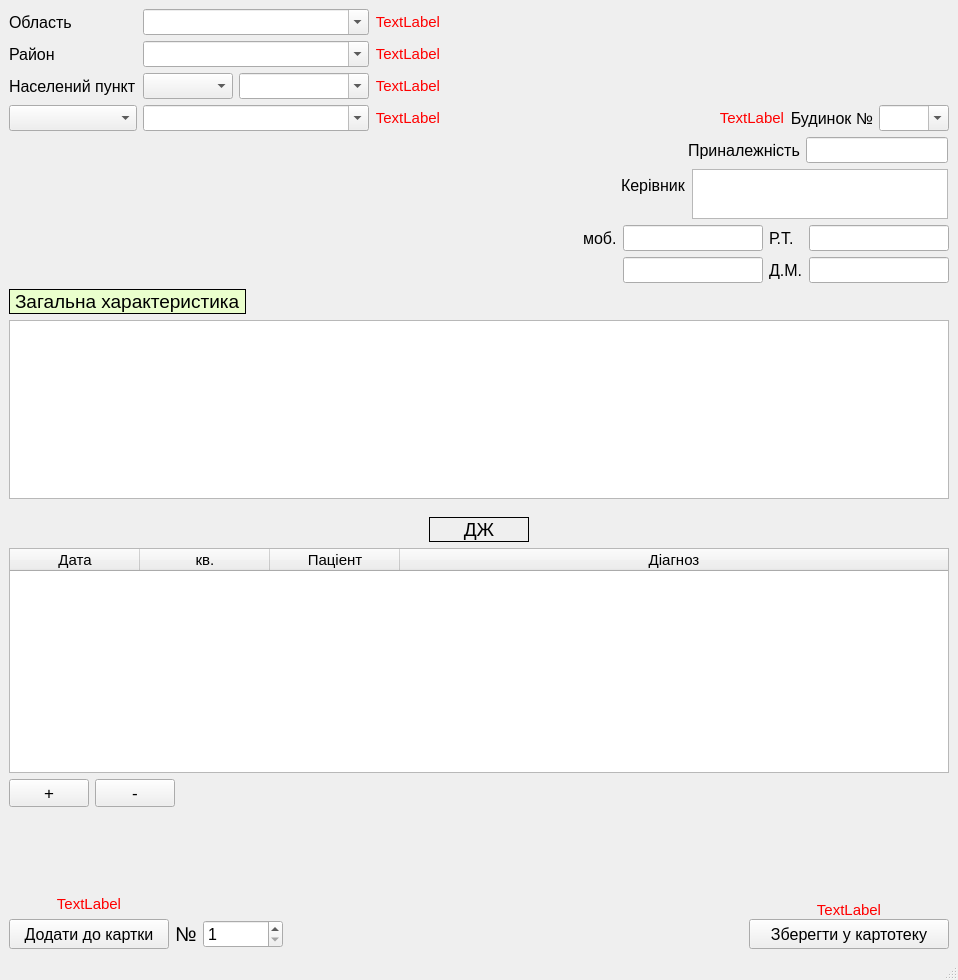
<?xml version="1.0" encoding="UTF-8"?>
<ui version="4.0">
 <class>CardFile</class>
 <widget class="QMainWindow" name="CardFile">
  <property name="geometry">
   <rect>
    <x>0</x>
    <y>0</y>
    <width>958</width>
    <height>980</height>
   </rect>
  </property>
  <property name="windowTitle">
   <string>Перегляд файлу</string>
  </property>
  <widget class="QWidget" name="centralwidget">
   <layout class="QGridLayout" name="gridLayout_2">
    <item row="1" column="1" colspan="2">
     <layout class="QFormLayout" name="formLayout_2">
      <property name="labelAlignment">
       <set>Qt::AlignLeading|Qt::AlignLeft|Qt::AlignVCenter</set>
      </property>
      <property name="formAlignment">
       <set>Qt::AlignRight|Qt::AlignTop|Qt::AlignTrailing</set>
      </property>
      <property name="horizontalSpacing">
       <number>6</number>
      </property>
      <property name="verticalSpacing">
       <number>6</number>
      </property>
      <property name="rightMargin">
       <number>7</number>
      </property>
      <property name="bottomMargin">
       <number>0</number>
      </property>
      <item row="0" column="0">
       <widget class="QLabel" name="label_4_3">
        <property name="font">
         <font>
          <pointsize>12</pointsize>
         </font>
        </property>
        <property name="text">
         <string>Приналежність</string>
        </property>
        <property name="margin">
         <number>2</number>
        </property>
       </widget>
      </item>
      <item row="0" column="1">
       <widget class="QLineEdit" name="affiliation_3">
        <property name="sizePolicy">
         <sizepolicy hsizetype="Fixed" vsizetype="Fixed">
          <horstretch>0</horstretch>
          <verstretch>0</verstretch>
         </sizepolicy>
        </property>
        <property name="font">
         <font>
          <pointsize>11</pointsize>
         </font>
        </property>
        <property name="maxLength">
         <number>50</number>
        </property>
       </widget>
      </item>
     </layout>
    </item>
    <item row="0" column="2">
     <layout class="QGridLayout" name="gridLayout_6">
      <property name="leftMargin">
       <number>150</number>
      </property>
      <property name="topMargin">
       <number>0</number>
      </property>
      <property name="rightMargin">
       <number>0</number>
      </property>
      <property name="bottomMargin">
       <number>0</number>
      </property>
      <item row="2" column="2">
       <widget class="QLabel" name="label_3_3">
        <property name="font">
         <font>
          <pointsize>12</pointsize>
         </font>
        </property>
        <property name="text">
         <string>Будинок №</string>
        </property>
        <property name="alignment">
         <set>Qt::AlignRight|Qt::AlignTrailing|Qt::AlignVCenter</set>
        </property>
        <property name="margin">
         <number>2</number>
        </property>
       </widget>
      </item>
      <item row="2" column="0">
       <spacer name="horizontalSpacer_4">
        <property name="orientation">
         <enum>Qt::Horizontal</enum>
        </property>
        <property name="sizeHint" stdset="0">
         <size>
          <width>40</width>
          <height>20</height>
         </size>
        </property>
       </spacer>
      </item>
      <item row="2" column="3">
       <widget class="QComboBox" name="comboBox_house_number_3">
        <property name="enabled">
         <bool>true</bool>
        </property>
        <property name="minimumSize">
         <size>
          <width>0</width>
          <height>0</height>
         </size>
        </property>
        <property name="maximumSize">
         <size>
          <width>70</width>
          <height>16777215</height>
         </size>
        </property>
        <property name="font">
         <font>
          <pointsize>11</pointsize>
         </font>
        </property>
        <property name="tabletTracking">
         <bool>true</bool>
        </property>
        <property name="autoFillBackground">
         <bool>false</bool>
        </property>
        <property name="editable">
         <bool>true</bool>
        </property>
        <property name="sizeAdjustPolicy">
         <enum>QComboBox::AdjustToContentsOnFirstShow</enum>
        </property>
       </widget>
      </item>
      <item row="1" column="2">
       <spacer name="verticalSpacer_4">
        <property name="orientation">
         <enum>Qt::Vertical</enum>
        </property>
        <property name="sizeHint" stdset="0">
         <size>
          <width>20</width>
          <height>40</height>
         </size>
        </property>
       </spacer>
      </item>
      <item row="2" column="1">
       <widget class="QLabel" name="error_house_numb">
        <property name="font">
         <font>
          <pointsize>11</pointsize>
         </font>
        </property>
        <property name="styleSheet">
         <string notr="true">color: rgb(255, 0, 0);</string>
        </property>
        <property name="text">
         <string>TextLabel</string>
        </property>
        <property name="alignment">
         <set>Qt::AlignRight|Qt::AlignTrailing|Qt::AlignVCenter</set>
        </property>
       </widget>
      </item>
     </layout>
    </item>
    <item row="0" column="0">
     <layout class="QGridLayout" name="gridLayout_5">
      <property name="rightMargin">
       <number>20</number>
      </property>
      <item row="1" column="0">
       <widget class="QLabel" name="label_4_4">
        <property name="font">
         <font>
          <pointsize>12</pointsize>
         </font>
        </property>
        <property name="text">
         <string>Район</string>
        </property>
        <property name="margin">
         <number>2</number>
        </property>
       </widget>
      </item>
      <item row="3" column="0">
       <widget class="QComboBox" name="comboBox_streets_3">
        <property name="sizePolicy">
         <sizepolicy hsizetype="Minimum" vsizetype="Fixed">
          <horstretch>0</horstretch>
          <verstretch>0</verstretch>
         </sizepolicy>
        </property>
        <property name="minimumSize">
         <size>
          <width>110</width>
          <height>0</height>
         </size>
        </property>
        <property name="maximumSize">
         <size>
          <width>160</width>
          <height>16777215</height>
         </size>
        </property>
        <property name="font">
         <font>
          <pointsize>11</pointsize>
         </font>
        </property>
       </widget>
      </item>
      <item row="1" column="1">
       <widget class="QComboBox" name="comboBox_district_name_3">
        <property name="enabled">
         <bool>true</bool>
        </property>
        <property name="font">
         <font>
          <pointsize>11</pointsize>
         </font>
        </property>
        <property name="tabletTracking">
         <bool>true</bool>
        </property>
        <property name="autoFillBackground">
         <bool>false</bool>
        </property>
        <property name="editable">
         <bool>true</bool>
        </property>
        <property name="sizeAdjustPolicy">
         <enum>QComboBox::AdjustToContentsOnFirstShow</enum>
        </property>
       </widget>
      </item>
      <item row="2" column="1">
       <layout class="QFormLayout" name="formLayout_3">
        <item row="0" column="0">
         <widget class="QComboBox" name="comboBox_locality_type_3">
          <property name="enabled">
           <bool>true</bool>
          </property>
          <property name="minimumSize">
           <size>
            <width>90</width>
            <height>0</height>
           </size>
          </property>
          <property name="font">
           <font>
            <pointsize>11</pointsize>
           </font>
          </property>
          <property name="tabletTracking">
           <bool>true</bool>
          </property>
          <property name="autoFillBackground">
           <bool>false</bool>
          </property>
          <property name="editable">
           <bool>false</bool>
          </property>
          <property name="sizeAdjustPolicy">
           <enum>QComboBox::AdjustToContentsOnFirstShow</enum>
          </property>
         </widget>
        </item>
        <item row="0" column="1">
         <widget class="QComboBox" name="comboBox_locality_name_3">
          <property name="enabled">
           <bool>true</bool>
          </property>
          <property name="minimumSize">
           <size>
            <width>130</width>
            <height>0</height>
           </size>
          </property>
          <property name="font">
           <font>
            <pointsize>11</pointsize>
           </font>
          </property>
          <property name="tabletTracking">
           <bool>true</bool>
          </property>
          <property name="autoFillBackground">
           <bool>false</bool>
          </property>
          <property name="editable">
           <bool>true</bool>
          </property>
          <property name="sizeAdjustPolicy">
           <enum>QComboBox::AdjustToContentsOnFirstShow</enum>
          </property>
         </widget>
        </item>
       </layout>
      </item>
      <item row="2" column="0">
       <widget class="QLabel" name="label_4_6">
        <property name="font">
         <font>
          <pointsize>12</pointsize>
         </font>
        </property>
        <property name="text">
         <string>Населений пункт</string>
        </property>
        <property name="margin">
         <number>2</number>
        </property>
       </widget>
      </item>
      <item row="0" column="0">
       <widget class="QLabel" name="label_4_5">
        <property name="font">
         <font>
          <pointsize>12</pointsize>
         </font>
        </property>
        <property name="text">
         <string>Область</string>
        </property>
        <property name="margin">
         <number>2</number>
        </property>
       </widget>
      </item>
      <item row="0" column="1">
       <widget class="QComboBox" name="comboBox_region_name_3">
        <property name="enabled">
         <bool>true</bool>
        </property>
        <property name="font">
         <font>
          <pointsize>11</pointsize>
         </font>
        </property>
        <property name="tabletTracking">
         <bool>true</bool>
        </property>
        <property name="autoFillBackground">
         <bool>false</bool>
        </property>
        <property name="editable">
         <bool>true</bool>
        </property>
        <property name="sizeAdjustPolicy">
         <enum>QComboBox::AdjustToContentsOnFirstShow</enum>
        </property>
       </widget>
      </item>
      <item row="3" column="1">
       <widget class="QComboBox" name="comboBox_streets_name_3">
        <property name="enabled">
         <bool>true</bool>
        </property>
        <property name="maximumSize">
         <size>
          <width>16777215</width>
          <height>200</height>
         </size>
        </property>
        <property name="font">
         <font>
          <pointsize>11</pointsize>
         </font>
        </property>
        <property name="tabletTracking">
         <bool>true</bool>
        </property>
        <property name="autoFillBackground">
         <bool>false</bool>
        </property>
        <property name="editable">
         <bool>true</bool>
        </property>
        <property name="sizeAdjustPolicy">
         <enum>QComboBox::AdjustToContentsOnFirstShow</enum>
        </property>
       </widget>
      </item>
      <item row="0" column="2">
       <widget class="QLabel" name="error_region">
        <property name="font">
         <font>
          <pointsize>11</pointsize>
         </font>
        </property>
        <property name="styleSheet">
         <string notr="true">color: rgb(255, 0, 0);</string>
        </property>
        <property name="text">
         <string>TextLabel</string>
        </property>
        <property name="alignment">
         <set>Qt::AlignRight|Qt::AlignTrailing|Qt::AlignVCenter</set>
        </property>
       </widget>
      </item>
      <item row="1" column="2">
       <widget class="QLabel" name="error_district">
        <property name="font">
         <font>
          <pointsize>11</pointsize>
         </font>
        </property>
        <property name="styleSheet">
         <string notr="true">color: rgb(255, 0, 0);</string>
        </property>
        <property name="text">
         <string>TextLabel</string>
        </property>
        <property name="alignment">
         <set>Qt::AlignRight|Qt::AlignTrailing|Qt::AlignVCenter</set>
        </property>
       </widget>
      </item>
      <item row="2" column="2">
       <widget class="QLabel" name="error_locality">
        <property name="font">
         <font>
          <pointsize>11</pointsize>
         </font>
        </property>
        <property name="styleSheet">
         <string notr="true">color: rgb(255, 0, 0);</string>
        </property>
        <property name="text">
         <string>TextLabel</string>
        </property>
        <property name="alignment">
         <set>Qt::AlignRight|Qt::AlignTrailing|Qt::AlignVCenter</set>
        </property>
       </widget>
      </item>
      <item row="3" column="2">
       <widget class="QLabel" name="error_street">
        <property name="font">
         <font>
          <pointsize>11</pointsize>
         </font>
        </property>
        <property name="styleSheet">
         <string notr="true">color: rgb(255, 0, 0);</string>
        </property>
        <property name="text">
         <string>TextLabel</string>
        </property>
        <property name="alignment">
         <set>Qt::AlignRight|Qt::AlignTrailing|Qt::AlignVCenter</set>
        </property>
       </widget>
      </item>
     </layout>
    </item>
    <item row="2" column="1" colspan="2">
     <layout class="QFormLayout" name="formLayout">
      <property name="formAlignment">
       <set>Qt::AlignRight|Qt::AlignTop|Qt::AlignTrailing</set>
      </property>
      <property name="horizontalSpacing">
       <number>6</number>
      </property>
      <property name="rightMargin">
       <number>7</number>
      </property>
      <item row="0" column="0">
       <widget class="QLabel" name="label_5_3">
        <property name="font">
         <font>
          <pointsize>12</pointsize>
         </font>
        </property>
        <property name="text">
         <string>Керівник</string>
        </property>
        <property name="margin">
         <number>2</number>
        </property>
       </widget>
      </item>
      <item row="0" column="1">
       <widget class="QTextEdit" name="manager_3">
        <property name="sizePolicy">
         <sizepolicy hsizetype="Fixed" vsizetype="Fixed">
          <horstretch>0</horstretch>
          <verstretch>0</verstretch>
         </sizepolicy>
        </property>
        <property name="maximumSize">
         <size>
          <width>16777215</width>
          <height>50</height>
         </size>
        </property>
        <property name="font">
         <font>
          <pointsize>11</pointsize>
         </font>
        </property>
       </widget>
      </item>
     </layout>
    </item>
    <item row="7" column="2">
     <layout class="QGridLayout" name="gridLayout_8">
      <property name="spacing">
       <number>0</number>
      </property>
      <item row="0" column="1">
       <spacer name="verticalSpacer_2">
        <property name="orientation">
         <enum>Qt::Vertical</enum>
        </property>
        <property name="sizeHint" stdset="0">
         <size>
          <width>20</width>
          <height>40</height>
         </size>
        </property>
       </spacer>
      </item>
      <item row="1" column="1">
       <widget class="QLabel" name="error_save">
        <property name="font">
         <font>
          <pointsize>11</pointsize>
         </font>
        </property>
        <property name="styleSheet">
         <string notr="true">color: rgb(255, 0, 0);</string>
        </property>
        <property name="text">
         <string>TextLabel</string>
        </property>
        <property name="alignment">
         <set>Qt::AlignCenter</set>
        </property>
       </widget>
      </item>
      <item row="2" column="0">
       <spacer name="horizontalSpacer_7">
        <property name="orientation">
         <enum>Qt::Horizontal</enum>
        </property>
        <property name="sizeHint" stdset="0">
         <size>
          <width>180</width>
          <height>20</height>
         </size>
        </property>
       </spacer>
      </item>
      <item row="2" column="1">
       <widget class="QPushButton" name="saveButton_3">
        <property name="minimumSize">
         <size>
          <width>200</width>
          <height>30</height>
         </size>
        </property>
        <property name="maximumSize">
         <size>
          <width>250</width>
          <height>16777215</height>
         </size>
        </property>
        <property name="font">
         <font>
          <pointsize>12</pointsize>
         </font>
        </property>
        <property name="text">
         <string>Зберегти у картотеку</string>
        </property>
       </widget>
      </item>
     </layout>
    </item>
    <item row="4" column="0" colspan="3">
     <layout class="QFormLayout" name="formLayout_4">
      <property name="topMargin">
       <number>12</number>
      </property>
      <item row="1" column="0" colspan="2">
       <widget class="QTableWidget" name="tableWidget_diag_file">
        <property name="minimumSize">
         <size>
          <width>0</width>
          <height>225</height>
         </size>
        </property>
        <property name="font">
         <font>
          <pointsize>11</pointsize>
         </font>
        </property>
        <attribute name="horizontalHeaderDefaultSectionSize">
         <number>130</number>
        </attribute>
        <attribute name="horizontalHeaderShowSortIndicator" stdset="0">
         <bool>false</bool>
        </attribute>
        <attribute name="horizontalHeaderStretchLastSection">
         <bool>true</bool>
        </attribute>
        <attribute name="verticalHeaderDefaultSectionSize">
         <number>30</number>
        </attribute>
        <attribute name="verticalHeaderMinimumSectionSize">
         <number>24</number>
        </attribute>
        <column>
         <property name="text">
          <string>Дата</string>
         </property>
        </column>
        <column>
         <property name="text">
          <string>кв.</string>
         </property>
        </column>
        <column>
         <property name="text">
          <string>Паціент</string>
         </property>
        </column>
        <column>
         <property name="text">
          <string>Діагноз</string>
         </property>
        </column>
       </widget>
      </item>
      <item row="2" column="0">
       <layout class="QGridLayout" name="gridLayout_4">
        <item row="0" column="1">
         <widget class="QPushButton" name="del_from_diag_Button_2">
          <property name="font">
           <font>
            <pointsize>13</pointsize>
           </font>
          </property>
          <property name="text">
           <string>-</string>
          </property>
         </widget>
        </item>
        <item row="0" column="0">
         <widget class="QPushButton" name="add_to_diag_Button_3">
          <property name="font">
           <font>
            <pointsize>13</pointsize>
           </font>
          </property>
          <property name="text">
           <string>+</string>
          </property>
         </widget>
        </item>
       </layout>
      </item>
      <item row="0" column="0" colspan="2">
       <layout class="QGridLayout" name="gridLayout_7">
        <item row="0" column="2">
         <spacer name="horizontalSpacer_10">
          <property name="orientation">
           <enum>Qt::Horizontal</enum>
          </property>
          <property name="sizeHint" stdset="0">
           <size>
            <width>40</width>
            <height>20</height>
           </size>
          </property>
         </spacer>
        </item>
        <item row="0" column="1">
         <widget class="QLabel" name="label_3">
          <property name="minimumSize">
           <size>
            <width>100</width>
            <height>25</height>
           </size>
          </property>
          <property name="font">
           <font>
            <pointsize>14</pointsize>
           </font>
          </property>
          <property name="layoutDirection">
           <enum>Qt::LeftToRight</enum>
          </property>
          <property name="frameShape">
           <enum>QFrame::Box</enum>
          </property>
          <property name="frameShadow">
           <enum>QFrame::Plain</enum>
          </property>
          <property name="text">
           <string>ДЖ</string>
          </property>
          <property name="alignment">
           <set>Qt::AlignCenter</set>
          </property>
         </widget>
        </item>
        <item row="0" column="0">
         <spacer name="horizontalSpacer_11">
          <property name="orientation">
           <enum>Qt::Horizontal</enum>
          </property>
          <property name="sizeHint" stdset="0">
           <size>
            <width>40</width>
            <height>20</height>
           </size>
          </property>
         </spacer>
        </item>
       </layout>
      </item>
      <item row="2" column="1">
       <layout class="QGridLayout" name="gridLayout_9">
        <property name="sizeConstraint">
         <enum>QLayout::SetFixedSize</enum>
        </property>
        <property name="leftMargin">
         <number>0</number>
        </property>
        <property name="topMargin">
         <number>0</number>
        </property>
        <property name="rightMargin">
         <number>0</number>
        </property>
        <property name="bottomMargin">
         <number>0</number>
        </property>
       </layout>
      </item>
     </layout>
    </item>
    <item row="7" column="0">
     <layout class="QGridLayout" name="gridLayout_3">
      <property name="topMargin">
       <number>9</number>
      </property>
      <property name="horizontalSpacing">
       <number>6</number>
      </property>
      <item row="2" column="0">
       <widget class="QPushButton" name="add_to_cardButton">
        <property name="minimumSize">
         <size>
          <width>160</width>
          <height>30</height>
         </size>
        </property>
        <property name="font">
         <font>
          <pointsize>12</pointsize>
         </font>
        </property>
        <property name="text">
         <string>Додати до картки</string>
        </property>
       </widget>
      </item>
      <item row="0" column="0">
       <spacer name="verticalSpacer_3">
        <property name="orientation">
         <enum>Qt::Vertical</enum>
        </property>
        <property name="sizeHint" stdset="0">
         <size>
          <width>20</width>
          <height>40</height>
         </size>
        </property>
       </spacer>
      </item>
      <item row="2" column="1">
       <widget class="QLabel" name="label_10">
        <property name="font">
         <font>
          <pointsize>15</pointsize>
         </font>
        </property>
        <property name="text">
         <string>№</string>
        </property>
       </widget>
      </item>
      <item row="2" column="2">
       <widget class="QSpinBox" name="curd_numberBox">
        <property name="minimumSize">
         <size>
          <width>80</width>
          <height>0</height>
         </size>
        </property>
        <property name="font">
         <font>
          <pointsize>12</pointsize>
         </font>
        </property>
        <property name="minimum">
         <number>1</number>
        </property>
        <property name="maximum">
         <number>10000</number>
        </property>
       </widget>
      </item>
      <item row="2" column="3">
       <spacer name="horizontalSpacer_9">
        <property name="orientation">
         <enum>Qt::Horizontal</enum>
        </property>
        <property name="sizeHint" stdset="0">
         <size>
          <width>40</width>
          <height>20</height>
         </size>
        </property>
       </spacer>
      </item>
      <item row="1" column="0">
       <widget class="QLabel" name="error">
        <property name="font">
         <font>
          <pointsize>11</pointsize>
         </font>
        </property>
        <property name="styleSheet">
         <string notr="true">color: rgb(255, 0, 0);</string>
        </property>
        <property name="text">
         <string>TextLabel</string>
        </property>
        <property name="alignment">
         <set>Qt::AlignCenter</set>
        </property>
       </widget>
      </item>
     </layout>
    </item>
    <item row="3" column="0" colspan="3">
     <layout class="QVBoxLayout" name="verticalLayout">
      <item>
       <layout class="QGridLayout" name="gridLayout">
        <item row="1" column="4">
         <widget class="QLineEdit" name="mobile_2_3">
          <property name="sizePolicy">
           <sizepolicy hsizetype="Fixed" vsizetype="Fixed">
            <horstretch>0</horstretch>
            <verstretch>0</verstretch>
           </sizepolicy>
          </property>
          <property name="maximumSize">
           <size>
            <width>140</width>
            <height>16777215</height>
           </size>
          </property>
          <property name="font">
           <font>
            <pointsize>11</pointsize>
           </font>
          </property>
          <property name="maxLength">
           <number>15</number>
          </property>
         </widget>
        </item>
        <item row="0" column="0">
         <spacer name="horizontalSpacer_3">
          <property name="orientation">
           <enum>Qt::Horizontal</enum>
          </property>
          <property name="sizeHint" stdset="0">
           <size>
            <width>40</width>
            <height>20</height>
           </size>
          </property>
         </spacer>
        </item>
        <item row="1" column="5">
         <widget class="QLabel" name="label_8_3">
          <property name="font">
           <font>
            <pointsize>12</pointsize>
           </font>
          </property>
          <property name="text">
           <string>Д.М.</string>
          </property>
          <property name="margin">
           <number>2</number>
          </property>
         </widget>
        </item>
        <item row="0" column="1">
         <spacer name="horizontalSpacer_5">
          <property name="orientation">
           <enum>Qt::Horizontal</enum>
          </property>
          <property name="sizeHint" stdset="0">
           <size>
            <width>40</width>
            <height>20</height>
           </size>
          </property>
         </spacer>
        </item>
        <item row="0" column="3">
         <widget class="QLabel" name="label_6_3">
          <property name="font">
           <font>
            <pointsize>12</pointsize>
           </font>
          </property>
          <property name="text">
           <string>моб.</string>
          </property>
          <property name="margin">
           <number>2</number>
          </property>
         </widget>
        </item>
        <item row="0" column="4">
         <widget class="QLineEdit" name="mobile_1_3">
          <property name="sizePolicy">
           <sizepolicy hsizetype="Fixed" vsizetype="Fixed">
            <horstretch>0</horstretch>
            <verstretch>0</verstretch>
           </sizepolicy>
          </property>
          <property name="minimumSize">
           <size>
            <width>1</width>
            <height>0</height>
           </size>
          </property>
          <property name="maximumSize">
           <size>
            <width>140</width>
            <height>16777215</height>
           </size>
          </property>
          <property name="font">
           <font>
            <pointsize>11</pointsize>
           </font>
          </property>
          <property name="text">
           <string/>
          </property>
          <property name="maxLength">
           <number>15</number>
          </property>
         </widget>
        </item>
        <item row="0" column="2">
         <spacer name="horizontalSpacer_6">
          <property name="orientation">
           <enum>Qt::Horizontal</enum>
          </property>
          <property name="sizeHint" stdset="0">
           <size>
            <width>40</width>
            <height>20</height>
           </size>
          </property>
         </spacer>
        </item>
        <item row="0" column="5">
         <widget class="QLabel" name="label_7_3">
          <property name="font">
           <font>
            <pointsize>12</pointsize>
           </font>
          </property>
          <property name="text">
           <string>Р.Т.</string>
          </property>
          <property name="margin">
           <number>2</number>
          </property>
         </widget>
        </item>
        <item row="1" column="6">
         <widget class="QLineEdit" name="home_phone_3">
          <property name="sizePolicy">
           <sizepolicy hsizetype="Fixed" vsizetype="Fixed">
            <horstretch>0</horstretch>
            <verstretch>0</verstretch>
           </sizepolicy>
          </property>
          <property name="maximumSize">
           <size>
            <width>140</width>
            <height>16777215</height>
           </size>
          </property>
          <property name="font">
           <font>
            <pointsize>11</pointsize>
           </font>
          </property>
          <property name="maxLength">
           <number>15</number>
          </property>
         </widget>
        </item>
        <item row="0" column="6">
         <widget class="QLineEdit" name="work_phone_3">
          <property name="sizePolicy">
           <sizepolicy hsizetype="Fixed" vsizetype="Fixed">
            <horstretch>0</horstretch>
            <verstretch>0</verstretch>
           </sizepolicy>
          </property>
          <property name="maximumSize">
           <size>
            <width>140</width>
            <height>16777215</height>
           </size>
          </property>
          <property name="font">
           <font>
            <pointsize>11</pointsize>
           </font>
          </property>
          <property name="text">
           <string/>
          </property>
          <property name="maxLength">
           <number>15</number>
          </property>
         </widget>
        </item>
       </layout>
      </item>
      <item>
       <layout class="QFormLayout" name="formLayout_8">
        <property name="bottomMargin">
         <number>0</number>
        </property>
        <item row="0" column="0">
         <widget class="QLabel" name="label_2_3">
          <property name="font">
           <font>
            <pointsize>14</pointsize>
           </font>
          </property>
          <property name="styleSheet">
           <string notr="true">background-color: rgb(234, 255, 205);</string>
          </property>
          <property name="frameShape">
           <enum>QFrame::Box</enum>
          </property>
          <property name="text">
           <string>Загальна характеристика</string>
          </property>
          <property name="margin">
           <number>2</number>
          </property>
         </widget>
        </item>
        <item row="0" column="1">
         <spacer name="horizontalSpacer_8">
          <property name="orientation">
           <enum>Qt::Horizontal</enum>
          </property>
          <property name="sizeHint" stdset="0">
           <size>
            <width>40</width>
            <height>20</height>
           </size>
          </property>
         </spacer>
        </item>
       </layout>
      </item>
      <item>
       <widget class="QTextEdit" name="general_chatacteristics_3">
        <property name="font">
         <font>
          <pointsize>11</pointsize>
         </font>
        </property>
        <property name="mouseTracking">
         <bool>false</bool>
        </property>
        <property name="styleSheet">
         <string notr="true"/>
        </property>
        <property name="html">
         <string>&lt;!DOCTYPE HTML PUBLIC &quot;-//W3C//DTD HTML 4.0//EN&quot; &quot;http://www.w3.org/TR/REC-html40/strict.dtd&quot;&gt;
&lt;html&gt;&lt;head&gt;&lt;meta name=&quot;qrichtext&quot; content=&quot;1&quot; /&gt;&lt;style type=&quot;text/css&quot;&gt;
p, li { white-space: pre-wrap; }
&lt;/style&gt;&lt;/head&gt;&lt;body style=&quot; font-family:'MS Shell Dlg 2'; font-size:11pt; font-weight:400; font-style:normal;&quot;&gt;
&lt;p style=&quot;-qt-paragraph-type:empty; margin-top:0px; margin-bottom:0px; margin-left:0px; margin-right:0px; -qt-block-indent:0; text-indent:0px; font-size:8pt;&quot;&gt;&lt;br /&gt;&lt;/p&gt;&lt;/body&gt;&lt;/html&gt;</string>
        </property>
       </widget>
      </item>
     </layout>
    </item>
    <item row="5" column="1">
     <spacer name="horizontalSpacer_2">
      <property name="orientation">
       <enum>Qt::Horizontal</enum>
      </property>
      <property name="sizeHint" stdset="0">
       <size>
        <width>40</width>
        <height>20</height>
       </size>
      </property>
     </spacer>
    </item>
    <item row="7" column="1">
     <spacer name="horizontalSpacer">
      <property name="orientation">
       <enum>Qt::Horizontal</enum>
      </property>
      <property name="sizeHint" stdset="0">
       <size>
        <width>40</width>
        <height>20</height>
       </size>
      </property>
     </spacer>
    </item>
    <item row="6" column="2">
     <spacer name="verticalSpacer">
      <property name="orientation">
       <enum>Qt::Vertical</enum>
      </property>
      <property name="sizeHint" stdset="0">
       <size>
        <width>20</width>
        <height>40</height>
       </size>
      </property>
     </spacer>
    </item>
   </layout>
   <zorder>horizontalSpacer</zorder>
   <zorder>horizontalSpacer_2</zorder>
   <zorder>verticalSpacer</zorder>
  </widget>
  <widget class="QMenuBar" name="menubar">
   <property name="geometry">
    <rect>
     <x>0</x>
     <y>0</y>
     <width>958</width>
     <height>21</height>
    </rect>
   </property>
  </widget>
  <widget class="QStatusBar" name="statusbar"/>
 </widget>
 <resources/>
 <connections/>
</ui>
